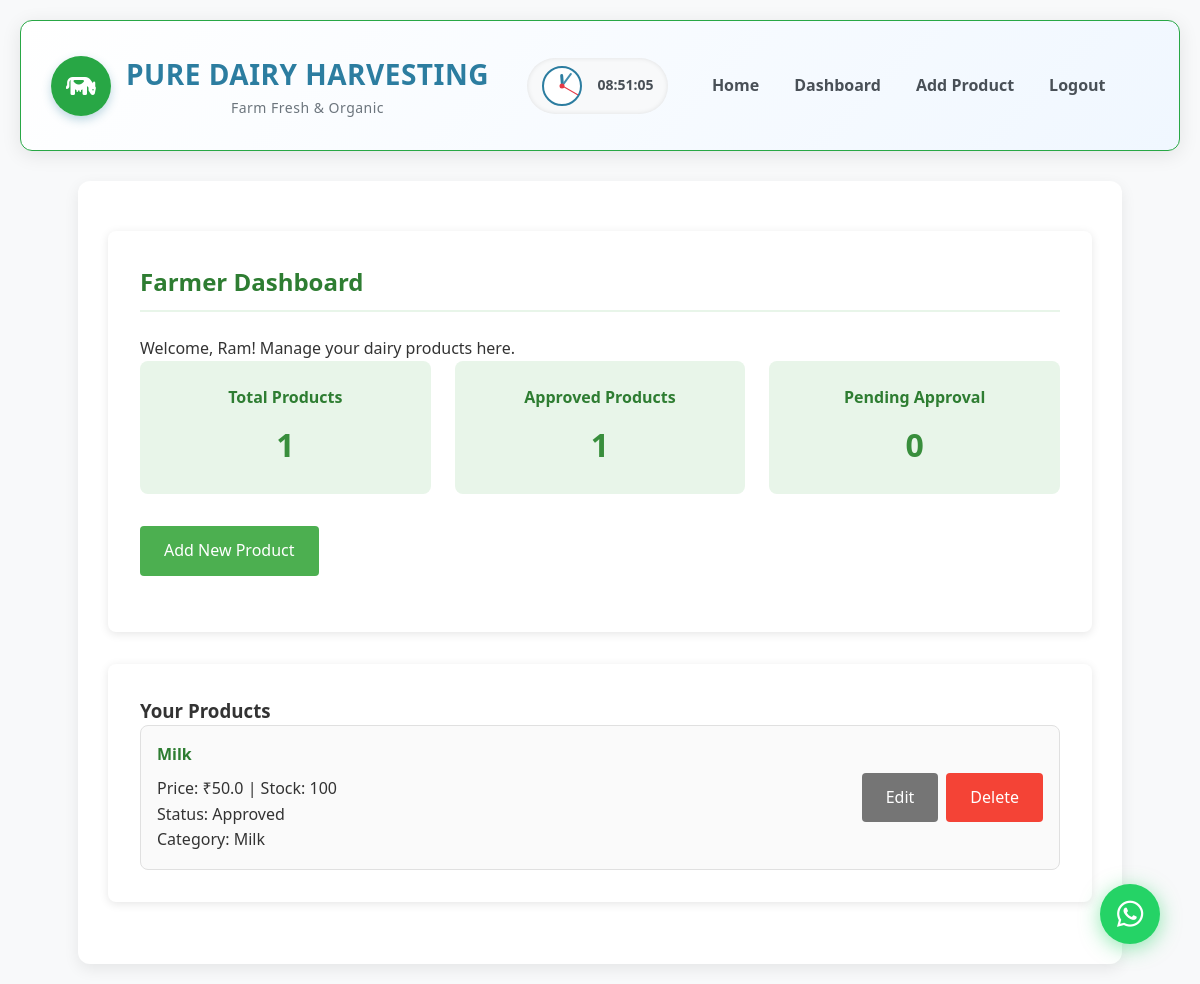
/farmer_dashboard (signed in), run on the app's committed database.
### models.py (models this page shows, shortened)
class User(db.Model, UserMixin):
    __tablename__ = 'users'
    id = db.Column(db.Integer, primary_key=True)
    name = db.Column(db.String(100), nullable=False)
    email = db.Column(db.String(100), unique=True, nullable=False)
    password = db.Column(db.String(200), nullable=False)
    phone = db.Column(db.String(15))
    bio = db.Column(db.Text)
    address = db.Column(db.Text)
    profile_picture = db.Column(db.String(100))
    farm_name = db.Column(db.String(100))
    location = db.Column(db.String(100))
    is_approved = db.Column(db.Boolean, default=False)  # Tracks if farmer is approved by admin
    license_filename = db.Column(db.String(255))        # Stores the license document filename
    role_id = db.Column(db.Integer, db.ForeignKey('roles.id'), nullable=False)
    products = db.relationship('Product', backref='farmer', lazy=True)
    orders = db.relationship('Order', backref='customer', lazy=True)

class Product(db.Model):
    __tablename__ = 'products'
    id = db.Column(db.Integer, primary_key=True)
    name = db.Column(db.String(100), nullable=False)
    description = db.Column(db.Text)
    price = db.Column(db.Float, nullable=False)
    quantity = db.Column(db.Integer, nullable=False)
    image = db.Column(db.String(100))
    approved = db.Column(db.Boolean, default=False)
    farmer_id = db.Column(db.Integer, db.ForeignKey('users.id'), nullable=False)
    category_id = db.Column(db.Integer, db.ForeignKey('categories.id'))
    order_items = db.relationship('OrderItem', backref='product', lazy=True)

class Category(db.Model):
    __tablename__ = 'categories'
    id = db.Column(db.Integer, primary_key=True)
    name = db.Column(db.String(100), unique=True, nullable=False)
    products = db.relationship('Product', backref='category', lazy=True)

### app.py (the view)
@app.route('/farmer_dashboard')
def farmer_dashboard():
    if 'user_id' not in session or session['role'] != 'farmer':
        return redirect(url_for('login'))
    user = User.query.get(session['user_id'])
    products = Product.query.filter_by(farmer_id=user.id).all()
    return render_template('farmer_dashboard.html', user=user, products=products)

### templates/farmer_dashboard.html
{% extends "base.html" %}
{% block content %}
<div class="card">
    <h2>Farmer Dashboard</h2>
    <p>Welcome, {{ user.name }}! Manage your dairy products here.</p>
    <div class="dashboard-stats">
        <div class="stat-card">
            <h3>Total Products</h3>
            <p>{{ products|length }}</p>
        </div>
        <div class="stat-card">
            <h3>Approved Products</h3>
            <p>{{ products|selectattr('approved')|list|length }}</p>
        </div>
        <div class="stat-card">
            <h3>Pending Approval</h3>
            <p>{{ products|rejectattr('approved')|list|length }}</p>
        </div>
    </div>
    <div class="actions">
        <a href="{{ url_for('add_product') }}" class="button">Add New Product</a>
    </div>
</div>
<div class="card">
    <h3>Your Products</h3>
    {% if products %}
    <div class="product-list">
        {% for product in products %}
        <div class="product-item">
            <div class="product-info">
                <h4>{{ product.name }}</h4>
                <p>Price: ₹{{ product.price }} | Stock: {{ product.quantity }}</p>
                <p>Status: {% if product.approved %}Approved{% else %}Pending Approval{% endif %}</p>
                {% if product.category %}
                <p>Category: {{ product.category.name }}</p>
                {% endif %}
            </div>
            <div class="product-actions">
                <a href="{{ url_for('update_product', id=product.id) }}" class="button secondary">Edit</a>
                <a href="{{ url_for('delete_product', id=product.id) }}" class="button danger" onclick="return confirm('Are you sure you want to delete this product?')">Delete</a>
            </div>
        </div>
        {% endfor %}
    </div>
    {% else %}
    <p>You haven't added any products yet.</p>
    {% endif %}
</div>
{% endblock %}

### static/css/styles.css (style rules this page uses)
* { box-sizing: border-box; margin: 0; padding: 0; }
body { font-family: 'Arial', sans-serif; background-color: #f8f9fa; color: #333; line-height: 1.6; }
.card { background: white; border-radius: 8px; box-shadow: 0 2px 10px rgba(0,0,0,0.1); padding: 2rem; margin-bottom: 2rem; }
.card h2 { color: #2e7d32; margin-bottom: 1.5rem; border-bottom: 2px solid #e8f5e9; padding-bottom: 0.5rem; }
.button, button, input[type="submit"] { background-color: #4caf50; color: white; border: none; padding: 0.75rem 1.5rem; border-radius: 4px; cursor: pointer; text-decoration: none; display: inline-block; font-size: 1rem; transition: background-color 0.3s; }
.button.secondary { background-color: #757575; }
.button.danger { background-color: #f44336; }
.dashboard-stats { display: grid; grid-template-columns: repeat(auto-fit, minmax(200px, 1fr)); gap: 1.5rem; margin-bottom: 2rem; }
.stat-card { background: #e8f5e9; padding: 1.5rem; border-radius: 8px; text-align: center; }
.stat-card h3 { font-size: 1rem; color: #2e7d32; margin-bottom: 0.5rem; }
.stat-card p { font-size: 2rem; font-weight: bold; color: #388e3c; }
.actions, .dashboard-actions { display: flex; gap: 1rem; margin: 1.5rem 0; flex-wrap: wrap; }
.product-list { display: flex; flex-direction: column; gap: 1rem; }
.product-item { display: flex; justify-content: space-between; align-items: center; padding: 1rem; border: 1px solid #e0e0e0; border-radius: 8px; background: #fafafa; }
.product-info h4 { color: #2e7d32; margin-bottom: 0.5rem; }
.product-actions { display: flex; gap: 0.5rem; }

### templates/base.html (style rules this page uses)
* { margin: 0; padding: 0; box-sizing: border-box; font-family: 'Segoe UI', Tahoma, Geneva, Verdana, sans-serif; }
body { background-color: #f8f9fa; color: #333; line-height: 1.6; padding: 20px; }

### data on the page
User: name "Ram"
Product: name "Milk", price "50.0", quantity "100", approved "Approved", category.name "Milk"

### other printed values
{{ products|length }} "1"
{{ products|selectattr('approved')|list|length }} "1"
{{ products|rejectattr('approved')|list|length }} "0"
